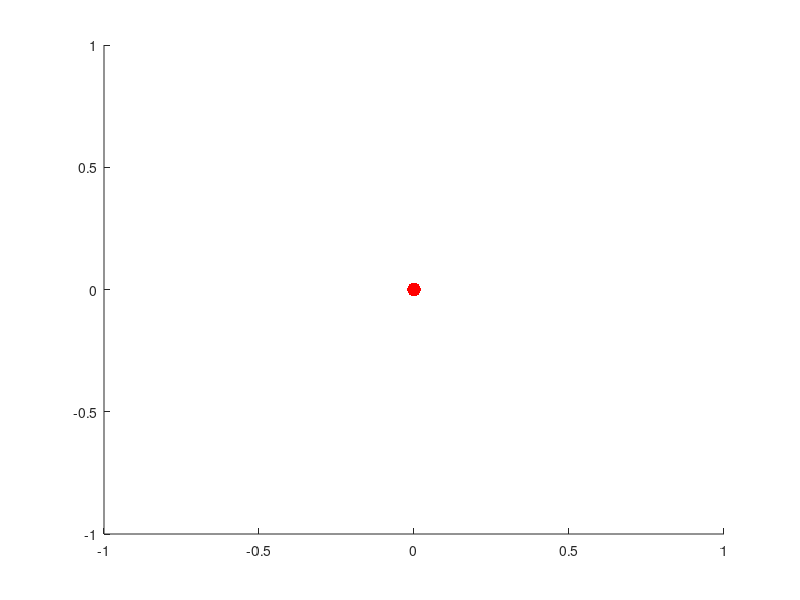

Recreate this plot in MATLAB. (Note: this script raises an error after producing the figure.)
close all;
% light to dark blue colormap
n=256; % number of colors
cmap = [linspace(.9,0,n)', linspace(.9447,.447,n)', linspace(.9741,.741,n)']; % light to dark blue colormap
cmap_inverted = flip(cmap);


load('arrdata.mat')
V=arr([20:50],:);
A=arr([70:100],:);
figure;
hold on;
plot3(0,0,0,'r.','markersize',30);
%plot3(V(:,1),V(:,2),V(:,3),'x','markersize',15)
hold on
xyz = double(V');
fnplt(cscvn(xyz(:,[1:end])),'r',2)
hold off

C = linspace(1,10,length(V));
hold on;
scatter3(V(:,1),V(:,2),V(:,3),100,C,'x')
colorbar


%hold on;plot3(A(:,1),A(:,2),A(:,3),'x','markersize',15)
hold on
xyz = double(A');
fnplt(cscvn(xyz(:,[1:end])),'b',2)
hold off


hold on;
%scatter3(A(:,1),A(:,2),A(:,3),100,C,'filled')
scatter3(A(:,1),A(:,2),A(:,3),100,C,'x')
colorbar


view(42,39);
set(gca,'fontsize',20);
set(gca,'linewidth',1);
box on
